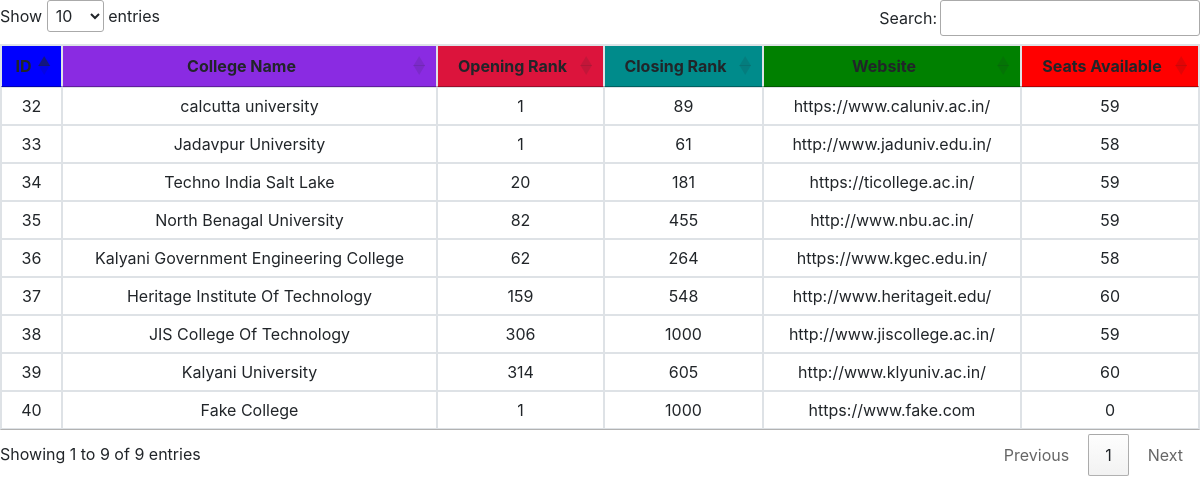
The app's page /institutes.php with its own data.
### tables this page shows
CREATE TABLE `participatingcollege` (
  `collegeid` int(50) NOT NULL,
  `collegename` varchar(50) NOT NULL,
  `openingrank` int(10) NOT NULL,
  `closingrank` int(10) NOT NULL,
  `website` varchar(2090) NOT NULL,
  `seats` int(11) DEFAULT '60'
);

### institutes.php (the view, shortened to what this page needs)
<table id="table_id" class="table table-stripped table-hover table-bordered ">
  <thead>
    <tr class=" text-center">
      <th class=" text-center" bgcolor="BLUE">ID</th>
      <th class=" text-center" bgcolor="BLUEVIOLET">College Name</th>
      <th class=" text-center" bgcolor="CRIMSON">Opening Rank</th>
      <th class=" text-center" bgcolor="DARKCYAN">Closing Rank</th>
      <th class=" text-center" bgcolor="GREEN">Website</th>
      <th class=" text-center" bgcolor="RED">Seats Available</th>
    </tr>
  </thead>
  <tbody>
    <?php
      $conn = mysqli_connect("localhost","root","","jeca");
       $result=mysqli_query($conn,"SELECT * FROM participatingcollege");
       while($row=mysqli_fetch_assoc($result)):
       ?>
       <tr  class="text-center">
        <td><?php echo $row['collegeid']; ?></td>
        <td><?php echo $row['collegename']; ?></td>
        <td><?php echo $row['openingrank']; ?></td>
        <td><?php echo $row['closingrank']; ?></td>
        <td ><?php echo $row['website']; ?></td>
        <td ><?php echo $row['seats']; ?></td>
       </tr>
       <?php endwhile; ?>
  </tbody>
</table>
<link rel="stylesheet"  href="bootstrap.css"/>
<link rel="stylesheet" type="text/css" href="https://cdn.datatables.net/1.10.19/css/jquery.dataTables.css">

### records on screen
participatingcollege: collegeid "32", collegename "calcutta university", openingrank "1", closingrank "89", website "https://www.caluniv.ac.in/", seats "59"
participatingcollege: collegeid "33", collegename "Jadavpur University", openingrank "1", closingrank "61", website "http://www.jaduniv.edu.in/", seats "58"
participatingcollege: collegeid "34", collegename "Techno India Salt Lake", openingrank "20", closingrank "181", website "https://ticollege.ac.in/", seats "59"
participatingcollege: collegeid "35", collegename "North Benagal University", openingrank "82", closingrank "455", website "http://www.nbu.ac.in/", seats "59"
participatingcollege: collegeid "36", collegename "Kalyani Government Engineering College", openingrank "62", closingrank "264", website "https://www.kgec.edu.in/", seats "58"
participatingcollege: collegeid "37", collegename "Heritage Institute Of Technology", openingrank "159", closingrank "548", website "http://www.heritageit.edu/", seats "60"
participatingcollege: collegeid "38", collegename "JIS College Of Technology", openingrank "306", closingrank "1000", website "http://www.jiscollege.ac.in/", seats "59"
participatingcollege: collegeid "39", collegename "Kalyani University", openingrank "314", closingrank "605", website "http://www.klyuniv.ac.in/", seats "60"
participatingcollege: collegeid "40", collegename "Fake College", openingrank "1", closingrank "1000", website "https://www.fake.com", seats "0"
